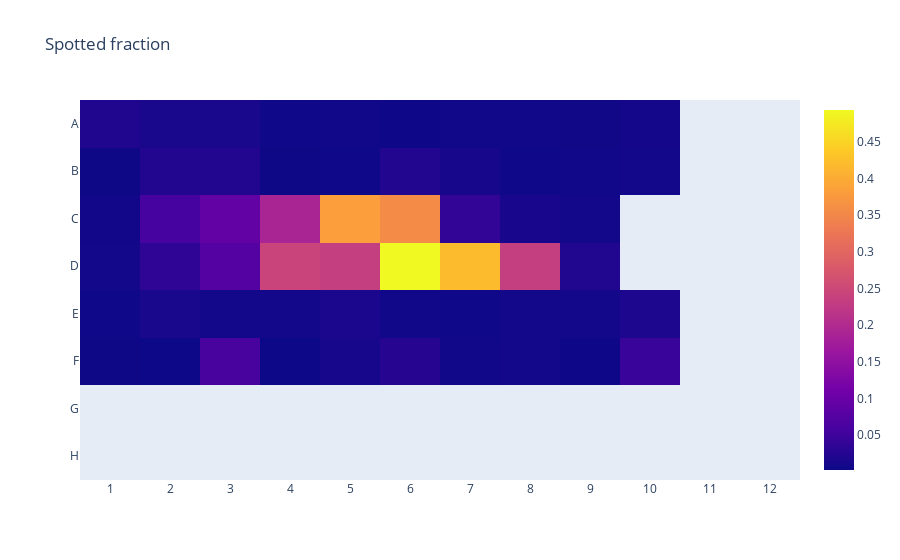

Source (notebook cell):
### Code cell
import numpy as np

df2['row'] = df2['Metadata_Well'].str[0:1]
df2['col'] = df2['Metadata_Well'].str[1:4]

cols = [1,2,3,4,5,6,7,8,9,10,11,12]
rows = ['A', 'B', 'C','D','E','F','G','H'] 
plate = np.empty((len(y),len(x)))

measurement = 'Spotted fraction'

for r in rows:
    for c in cols:
        #print(rows[r] + " " + cols[c])
        ir = rows.index(r)
        c_zfill = str(c).zfill(2)
        value = df2[(df2['row'] == r) & (df2['col'] == c_zfill)][measurement]
        if value.size != 0:
            plate[ir][c-1] = value
        else:
            plate[ir][c-1] = None
            
import plotly.graph_objects as go

fig = go.Figure(data=go.Heatmap(
                    x=x,
                    y=y,
                    z=plate,
                    hoverongaps = False))
fig.update_xaxes(tick0=1, dtick=1)
fig.update_yaxes(tick0=1, dtick=1)
fig.update_layout(xaxis_showgrid=False, yaxis_showgrid=False)
fig.update_yaxes(autorange="reversed")
fig.update_layout(title_text=measurement)

fig.show()

### Figure 1 — Plotly figure (JSON) as saved in the notebook; plotly's stock layout.template omitted (floating-point values rounded to 4 significant figures)
{"data": [{"hoverongaps": false, "type": "heatmap", "x": [1, 2, 3, 4, 5, 6, 7, 8, 9, 10, 11, 12], "y": ["A", "B", "C", "D", "E", "F", "G", "H"], "z": [[0.02055, 0.01361, 0.01371, 0.004425, 0.006138, 0.003371, 0.006424, 0.004918, 0.005525, 0.01003, null, null], [0.002981, 0.02208, 0.02299, 0.002644, 0.003819, 0.02232, 0.01069, 0.004171, 0.005574, 0.008301, null, null], [0.007772, 0.05735, 0.09164, 0.1897, 0.3828, 0.3571, 0.0381, 0.01254, 0.008254, null, null, null], [0.007536, 0.03352, 0.07434, 0.2423, 0.2338, 0.4937, 0.4188, 0.2345, 0.02131, null, null, null], [0.004356, 0.01358, 0.007449, 0.007583, 0.01494, 0.005969, 0.003692, 0.00692, 0.006812, 0.01754, null, null], [0.002834, 0.002546, 0.05875, 0.002132, 0.0109, 0.02599, 0.004969, 0.007903, 0.003446, 0.0445, null, null], [null, null, null, null, null, null, null, null, null, null, null, null], [null, null, null, null, null, null, null, null, null, null, null, null]]}], "layout": {"title": {"text": "Spotted fraction"}, "xaxis": {"dtick": 1, "showgrid": false, "tick0": 1}, "yaxis": {"autorange": "reversed", "dtick": 1, "showgrid": false, "tick0": 1}}}
